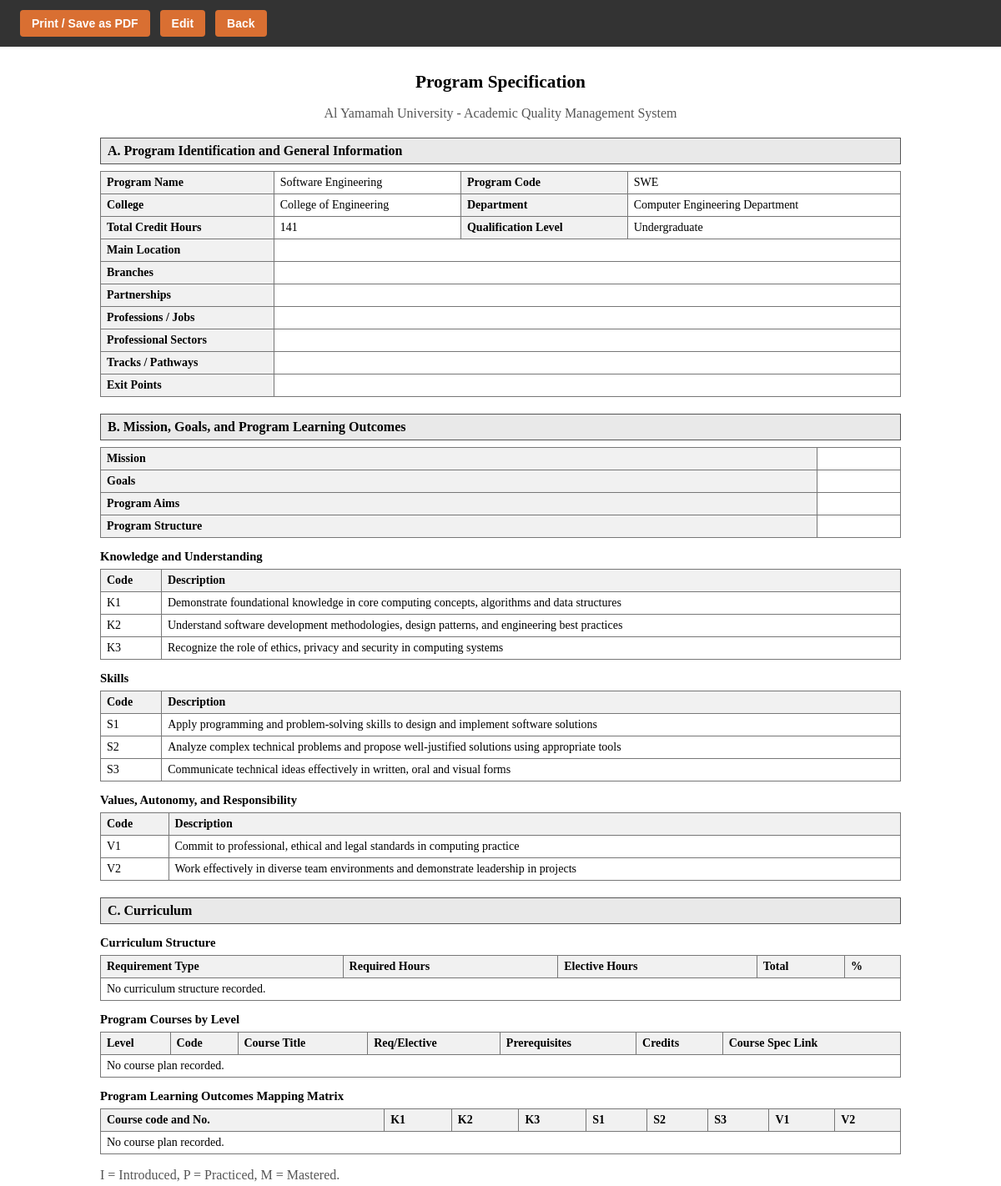
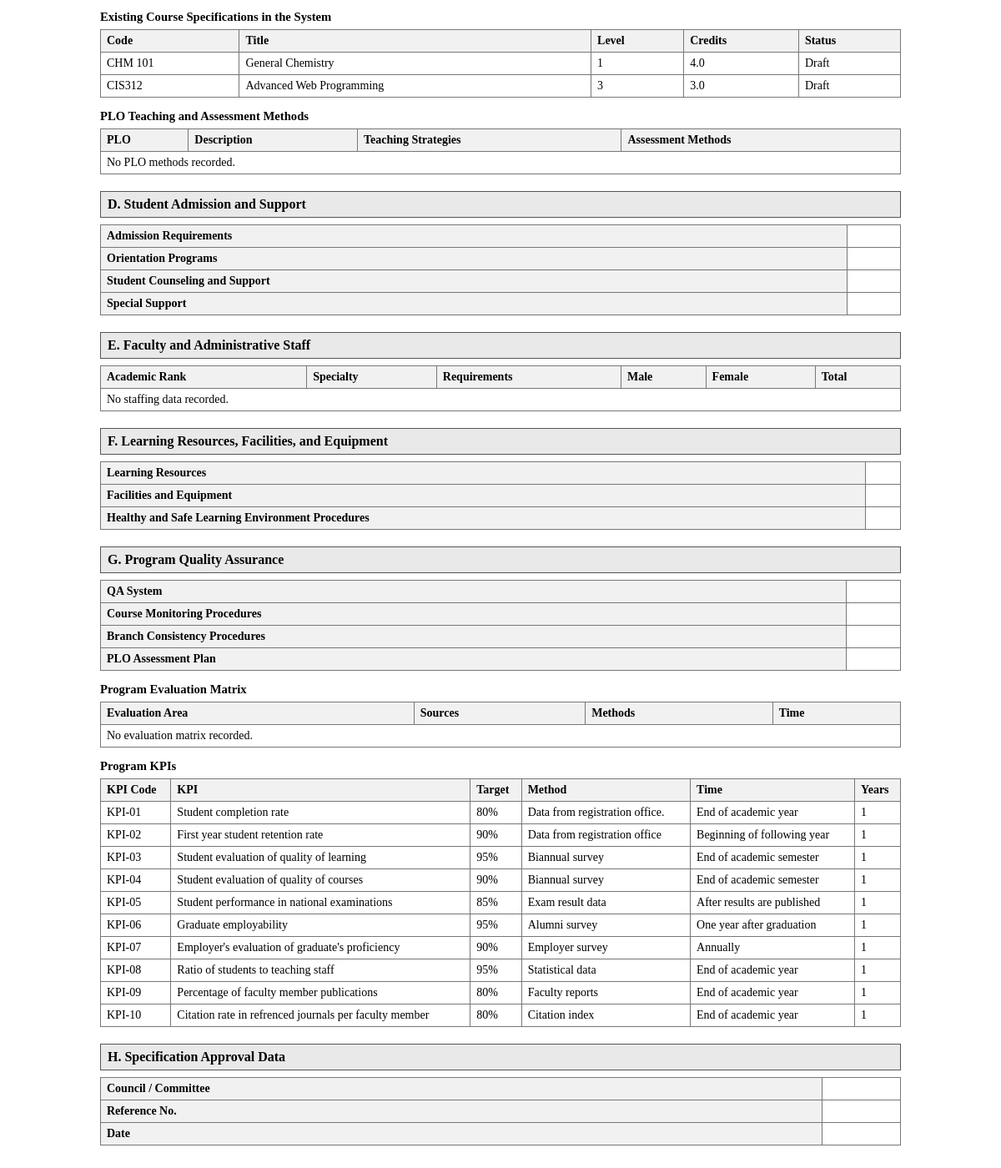
Screenshot of /program/view.php (signed in) with the database file from the repository (2 pictures, top to bottom).
### tables this page shows
CREATE TABLE `program_specs` (
  `program_id` int NOT NULL,
  `program_name` varchar(200) NOT NULL,
  `program_code` varchar(50) DEFAULT NULL,
  `college` varchar(150) DEFAULT NULL,
  `department` varchar(150) DEFAULT NULL,
  `credit_hours` int DEFAULT NULL,
  `qualification_level` varchar(100) DEFAULT NULL,
  `mission` text,
  `goals` text,
  `program_aims` text,
  `program_structure` text
);

CREATE TABLE `program_learning_outcomes` (
  `plo_id` int NOT NULL,
  `program_id` int NOT NULL,
  `plo_code` varchar(20) NOT NULL,
  `description` text NOT NULL,
  `category` enum('Knowledge','Skills','Values') NOT NULL
);

CREATE TABLE `course_specs` (
  `course_id` int NOT NULL,
  `program_id` int DEFAULT NULL,
  `faculty_id` int DEFAULT NULL,
  `course_title` varchar(200) NOT NULL,
  `course_code` varchar(50) DEFAULT NULL,
  `credit_hours` decimal(4,1) DEFAULT NULL,
  `course_type` varchar(100) DEFAULT NULL,
  `teaching_mode` varchar(100) DEFAULT NULL,
  `course_level` int DEFAULT NULL,
  `prerequisites` varchar(200) DEFAULT NULL,
  `corequisites` varchar(200) DEFAULT NULL,
  `course_description` text,
  `objectives` text,
  `learning_resources` text,
  `version` varchar(20) DEFAULT '1.0',
  `status` enum('draft','pending_hod','pending_qa','approved') DEFAULT 'draft',
  `created_at` datetime DEFAULT CURRENT_TIMESTAMP,
  `updated_at` datetime DEFAULT CURRENT_TIMESTAMP ON UPDATE CURRENT_TIMESTAMP
);

CREATE TABLE `program_kpis` (
  `id` int NOT NULL,
  `program_id` int NOT NULL,
  `kpi_code` varchar(50) DEFAULT NULL,
  `kpi_text` text NOT NULL,
  `target_level` varchar(200) DEFAULT NULL,
  `measurement_method` text,
  `measurement_time` varchar(200) DEFAULT NULL,
  `years_to_achieve` int DEFAULT NULL
);

### program/view.php (the view, shortened to what this page needs)
<?php
require_once '../db.php';
$program_id = intval($_GET['id'] ?? 1);
function h($v){ return htmlspecialchars((string)($v ?? ''), ENT_QUOTES, 'UTF-8'); }
function rows(PDO $pdo, string $sql, int $id){ $q=$pdo->prepare($sql); $q->execute([$id]); return $q->fetchAll(); }
$stmt=$pdo->prepare('SELECT * FROM program_specs WHERE program_id=?');
$stmt->execute([$program_id]);
$program=$stmt->fetch();
$plos=rows($pdo,'SELECT * FROM program_learning_outcomes WHERE program_id=? ORDER BY category, plo_code',$program_id);
$kpis=rows($pdo,'SELECT * FROM program_kpis WHERE program_id=? ORDER BY kpi_code, id',$program_id);
$curriculum=rows($pdo,'SELECT * FROM program_curriculum_structure WHERE program_id=? ORDER BY id',$program_id);
$plan=rows($pdo,'SELECT * FROM program_course_plan WHERE program_id=? ORDER BY level_no, course_code',$program_id);
$methods=rows($pdo,'SELECT pm.*, p.plo_code, p.description FROM program_plo_methods pm JOIN program_learning_outcomes p ON pm.plo_id=p.plo_id WHERE pm.program_id=? ORDER BY p.category, p.plo_code',$program_id);
$staff=rows($pdo,'SELECT * FROM program_staffing WHERE program_id=? ORDER BY id',$program_id);
$evals=rows($pdo,'SELECT * FROM program_evaluation_matrix WHERE program_id=? ORDER BY id',$program_id);
$courseSpecs=rows($pdo,'SELECT course_id, course_code, course_title, course_level, credit_hours, status FROM course_specs WHERE program_id=? ORDER BY course_level, course_code',$program_id);
$mapping=[];
$ploByCategory=[]; foreach($plos as $p){ $ploByCategory[$p['category']][]=$p; }
?>
<!DOCTYPE html><html lang="en"><head><meta charset="UTF-8"><meta name="viewport" content="width=device-width, initial-scale=1.0"><title>Program Specification - <?php echo h($program['program_name']); ?></title></head><body>
<div class="no-print"><button onclick="window.print()">Print / Save as PDF</button><a href="edit.php?id=<?php echo $program_id; ?>">Edit</a><a href="../index.php">Back</a></div>
<div class="print-wrapper"><h1>Program Specification</h1><p class="center muted">Al Yamamah University - Academic Quality Management System</p>
<h2>A. Program Identification and General Information</h2>
<table><tr><th>Program Name</th><td><?php echo h($program['program_name']); ?></td><th>Program Code</th><td><?php echo h($program['program_code']); ?></td></tr><tr><th>College</th><td><?php echo h($program['college']); ?></td><th>Department</th><td><?php echo h($program['department']); ?></td></tr><tr><th>Total Credit Hours</th><td><?php echo h($program['credit_hours']); ?></td><th>Qualification Level</th><td><?php echo h($program['qualification_level']); ?></td></tr><tr><th>Main Location</th><td colspan="3"></td></tr><tr><th>Branches</th><td colspan="3"></td></tr><tr><th>Partnerships</th><td colspan="3"></td></tr><tr><th>Professions / Jobs</th><td colspan="3"></td></tr><tr><th>Professional Sectors</th><td colspan="3"></td></tr><tr><th>Tracks / Pathways</th><td colspan="3"></td></tr><tr><th>Exit Points</th><td colspan="3"></td></tr></table>
<h2>B. Mission, Goals, and Program Learning Outcomes</h2>
<table><tr><th>Mission</th><td></td></tr><tr><th>Goals</th><td></td></tr><tr><th>Program Aims</th><td></td></tr><tr><th>Program Structure</th><td></td></tr></table>
<?php if(empty($plos)): ?><p>No PLOs recorded.</p><?php else: foreach($ploByCategory as $cat=>$items): ?><h3><?php echo h($cat); ?></h3><table><tr><th>Code</th><th>Description</th></tr><?php foreach($items as $p): ?><tr><td><?php echo h($p['plo_code']); ?></td><td><?php echo h($p['description']); ?></td></tr><?php endforeach; ?></table><?php endforeach; endif; ?>
<h2>C. Curriculum</h2>
<h3>Curriculum Structure</h3><table><tr><th>Requirement Type</th><th>Required Hours</th><th>Elective Hours</th><th>Total</th><th>%</th></tr><?php if(empty($curriculum)): ?><tr><td colspan="5">No curriculum structure recorded.</td></tr><?php else: foreach($curriculum as $r): ?><tr><td><?php echo h($r['requirement_type']); ?></td><td><?php echo h($r['required_hours']); ?></td><td><?php echo h($r['elective_hours']); ?></td><td><?php echo h($r['total_hours']); ?></td><td><?php echo h($r['percentage']); ?></td></tr><?php endforeach; endif; ?></table>
<h3>Program Courses by Level</h3><table><tr><th>Level</th><th>Code</th><th>Course Title</th><th>Req/Elective</th><th>Prerequisites</th><th>Credits</th><th>Course Spec Link</th></tr><?php if(empty($plan)): ?><tr><td colspan="7">No course plan recorded.</td></tr><?php endif; ?></table>
<h3>Program Learning Outcomes Mapping Matrix</h3>
<table><tr><th>Course code and No.</th><?php foreach($plos as $p): ?><th><?php echo h($p['plo_code']); ?></th><?php endforeach; ?></tr>
<?php if(empty($plan)): ?><tr><td colspan="<?php echo count($plos)+1; ?>">No course plan recorded.</td></tr><?php else: foreach($plan as $c): ?><tr><td><?php echo h($c['course_code'] . ' - ' . $c['course_title']); ?></td><?php foreach($plos as $p): ?><td class="center"><?php echo h($mapping[$c['id']][$p['plo_id']] ?? ''); ?></td><?php endforeach; ?></tr><?php endforeach; endif; ?>
</table>
<p class="muted">I = Introduced, P = Practiced, M = Mastered.</p>
<h3>Existing Course Specifications in the System</h3><table><tr><th>Code</th><th>Title</th><th>Level</th><th>Credits</th><th>Status</th></tr><?php if(empty($courseSpecs)): ?><tr><td colspan="5">No course specs connected.</td></tr><?php else: foreach($courseSpecs as $c): ?><tr><td><?php echo h($c['course_code']); ?></td><td><?php echo h($c['course_title']); ?></td><td><?php echo h($c['course_level']); ?></td><td><?php echo h($c['credit_hours']); ?></td><td><?php echo h(ucwords(str_replace('_',' ',$c['status']))); ?></td></tr><?php endforeach; endif; ?></table>
<h3>PLO Teaching and Assessment Methods</h3><table><tr><th>PLO</th><th>Description</th><th>Teaching Strategies</th><th>Assessment Methods</th></tr><?php if(empty($methods)): ?><tr><td colspan="4">No PLO methods recorded.</td></tr><?php else: foreach($methods as $m): ?><tr><td><?php echo h($m['plo_code']); ?></td><td><?php echo h($m['description']); ?></td><td><?php echo nl2br(h($m['teaching_strategies'])); ?></td><td><?php echo nl2br(h($m['assessment_methods'])); ?></td></tr><?php endforeach; endif; ?></table>
<h2>D. Student Admission and Support</h2>
<table><tr><th>Admission Requirements</th><td></td></tr><tr><th>Orientation Programs</th><td></td></tr><tr><th>Student Counseling and Support</th><td></td></tr><tr><th>Special Support</th><td></td></tr></table>
<h2>E. Faculty and Administrative Staff</h2>
<table><tr><th>Academic Rank</th><th>Specialty</th><th>Requirements</th><th>Male</th><th>Female</th><th>Total</th></tr><?php if(empty($staff)): ?><tr><td colspan="6">No staffing data recorded.</td></tr><?php endif; ?></table>
<h2>F. Learning Resources, Facilities, and Equipment</h2>
<table><tr><th>Learning Resources</th><td></td></tr><tr><th>Facilities and Equipment</th><td></td></tr><tr><th>Healthy and Safe Learning Environment Procedures</th><td></td></tr></table>
<h2>G. Program Quality Assurance</h2>
<table><tr><th>QA System</th><td></td></tr><tr><th>Course Monitoring Procedures</th><td></td></tr><tr><th>Branch Consistency Procedures</th><td></td></tr><tr><th>PLO Assessment Plan</th><td></td></tr></table>
<h3>Program Evaluation Matrix</h3><table><tr><th>Evaluation Area</th><th>Sources</th><th>Methods</th><th>Time</th></tr><?php if(empty($evals)): ?><tr><td colspan="4">No evaluation matrix recorded.</td></tr><?php else: foreach($evals as $e): ?><tr><td><?php echo h($e['evaluation_area']); ?></td><td><?php echo h($e['evaluation_sources']); ?></td><td><?php echo h($e['evaluation_methods']); ?></td><td><?php echo h($e['evaluation_time']); ?></td></tr><?php endforeach; endif; ?></table>
<h3>Program KPIs</h3><table><tr><th>KPI Code</th><th>KPI</th><th>Target</th><th>Method</th><th>Time</th><th>Years</th></tr><?php if(empty($kpis)): ?><tr><td colspan="6">No KPIs recorded.</td></tr><?php else: foreach($kpis as $k): ?><tr><td><?php echo h($k['kpi_code']); ?></td><td><?php echo h($k['kpi_text']); ?></td><td><?php echo h($k['target_level']); ?></td><td><?php echo h($k['measurement_method']); ?></td><td><?php echo h($k['measurement_time']); ?></td><td><?php echo h($k['years_to_achieve']); ?></td></tr><?php endforeach; endif; ?></table>
<h2>H. Specification Approval Data</h2>
<table><tr><th>Council / Committee</th><td></td></tr><tr><th>Reference No.</th><td></td></tr><tr><th>Date</th><td></td></tr></table>
</div></body></html>

### program/view.php (style rules this page uses)
body { font-family:"Times New Roman",serif;font-size:12pt;color:#000;background:#fff;margin:0 }
.no-print { font-family:Arial,sans-serif;background:#333;color:white;padding:12px 24px;display:flex;gap:12px }
.no-print button,.no-print a { background:#d96f32;color:#fff;border:0;padding:8px 14px;font-weight:700;border-radius:4px;font-size:14px;text-decoration:none }
.print-wrapper { max-width:960px;margin:0 auto;padding:30px 40px }
h1 { font-size:16pt;text-align:center;margin:0 0 4px }
h2 { font-size:12pt;background:#e9e9e9;border:1px solid #555;padding:6px 8px;margin:20px 0 8px }
h3 { font-size:11pt;margin:14px 0 6px }
table { width:100%;border-collapse:collapse;margin-bottom:12px;font-size:10.5pt }
th,td { border:1px solid #777;padding:5px 7px;vertical-align:top }
th { background:#f1f1f1;text-align:left }
.center { text-align:center }
.muted { color:#555 }

### rows the page displays
program_specs: program_name "Software Engineering", program_code "SWE", college "College of Engineering", department "Computer Engineering Department", credit_hours "141", qualification_level "Undergraduate"
program_learning_outcomes: plo_code "K1", description "Demonstrate foundational knowledge in core computing concepts, algorithms and data structures"
program_learning_outcomes: plo_code "K2", description "Understand software development methodologies, design patterns, and engineering best practices"
program_learning_outcomes: plo_code "K3", description "Recognize the role of ethics, privacy and security in computing systems"
program_learning_outcomes: plo_code "S1", description "Apply programming and problem-solving skills to design and implement software solutions"
program_learning_outcomes: plo_code "S2", description "Analyze complex technical problems and propose well-justified solutions using appropriate tools"
program_learning_outcomes: plo_code "S3", description "Communicate technical ideas effectively in written, oral and visual forms"
program_learning_outcomes: plo_code "V1", description "Commit to professional, ethical and legal standards in computing practice"
program_learning_outcomes: plo_code "V2", description "Work effectively in diverse team environments and demonstrate leadership in projects"
course_specs: course_code "CHM 101", course_title "General Chemistry", course_level "1", credit_hours "4.0", status "Draft"
course_specs: course_code "CIS312", course_title "Advanced Web Programming", course_level "3", credit_hours "3.0", status "Draft"
program_kpis: kpi_code "KPI-01", kpi_text "Student completion rate", target_level "80%", measurement_method "Data from registration office.", measurement_time "End of academic year", years_to_achieve "1"
program_kpis: kpi_code "KPI-02", kpi_text "First year student retention rate", target_level "90%", measurement_method "Data from registration office", measurement_time "Beginning of following year", years_to_achieve "1"
program_kpis: kpi_code "KPI-03", kpi_text "Student evaluation of quality of learning", target_level "95%", measurement_method "Biannual survey", measurement_time "End of academic semester", years_to_achieve "1"
program_kpis: kpi_code "KPI-04", kpi_text "Student evaluation of quality of courses", target_level "90%", measurement_method "Biannual survey", measurement_time "End of academic semester", years_to_achieve "1"
program_kpis: kpi_code "KPI-05", kpi_text "Student performance in national examinations", target_level "85%", measurement_method "Exam result data", measurement_time "After results are published", years_to_achieve "1"
program_kpis: kpi_code "KPI-06", kpi_text "Graduate employability", target_level "95%", measurement_method "Alumni survey", measurement_time "One year after graduation", years_to_achieve "1"
program_kpis: kpi_code "KPI-07", kpi_text "Employer's evaluation of graduate's proficiency", target_level "90%", measurement_method "Employer survey", measurement_time "Annually", years_to_achieve "1"
program_kpis: kpi_code "KPI-08", kpi_text "Ratio of students to teaching staff", target_level "95%", measurement_method "Statistical data", measurement_time "End of academic year", years_to_achieve "1"
program_kpis: kpi_code "KPI-09", kpi_text "Percentage of faculty member publications", target_level "80%", measurement_method "Faculty reports", measurement_time "End of academic year", years_to_achieve "1"
program_kpis: kpi_code "KPI-10", kpi_text "Citation rate in refrenced journals per faculty member", target_level "80%", measurement_method "Citation index", measurement_time "End of academic year", years_to_achieve "1"

### other values shown
$cat "Knowledge and Understanding"
$cat "Skills"
$cat "Values, Autonomy, and Responsibility"
